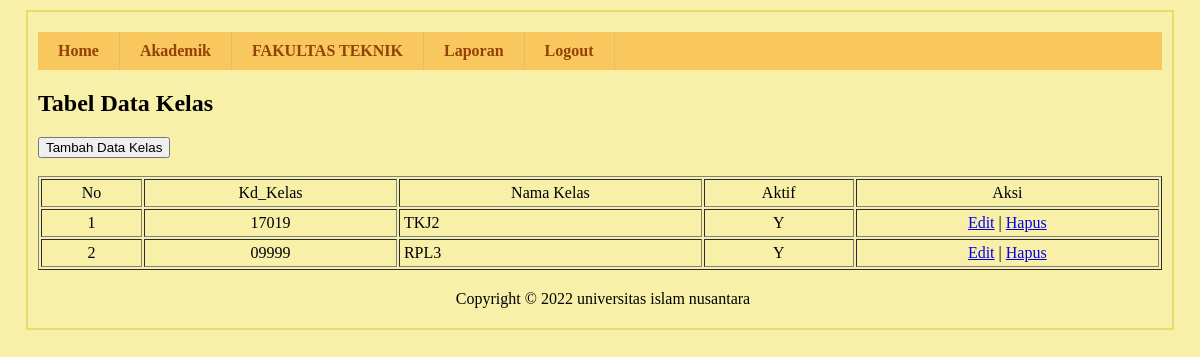
The app's page /sisfo-kampus/media.php?page=kelas (signed in), older data.
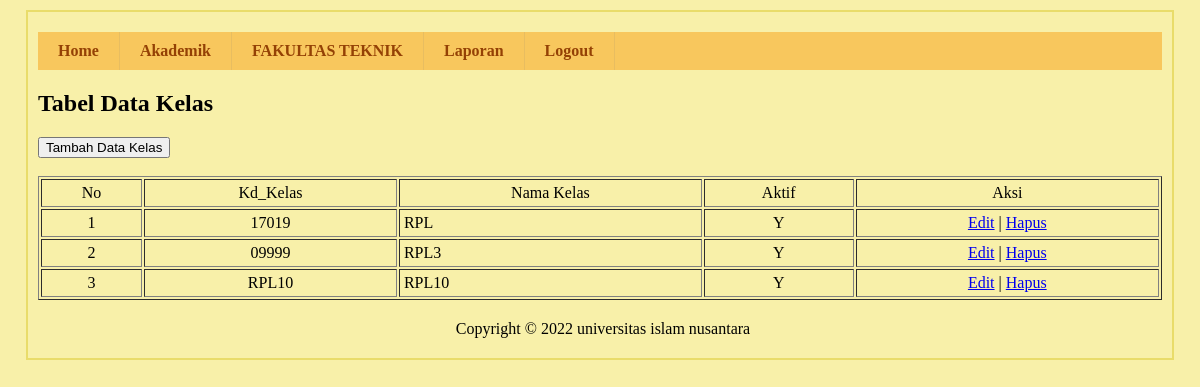
The same page, newer data.
### tables this page shows
CREATE TABLE `tbl_kelas` (
  `kd_kelas` varchar(5) NOT NULL,
  `nama_kelas` varchar(20) NOT NULL,
  `aktif` enum('Y','T') NOT NULL
);

### sisfo-kampus/tabel/tabel_kelas.php (the view)
<h2>Tabel Data Kelas</h2>
<button type="button" onclick=window.location.href='./media.php?page=form-kelas'>Tambah Data Kelas</button> <br><br>
<table width="100%" border="1" cellpadding="4" align="center">
    <tr align="center">
        <td>No</td>
        <td>Kd_Kelas</td>
        <td>Nama Kelas</td>
        <td>Aktif</td>
        <td>Aksi</td>
    </tr>
    <?php
    include "koneksi.php";
    $sql = mysqli_query($conn, "SELECT * FROM tbl_kelas ");
    $no = 1;
    while ($row = mysqli_fetch_array($sql)) {
    ?>
        <tr>
            <td align='center'> <?php echo $no; ?> </td>
            <td align='center'> <?php echo $row['kd_kelas']; ?> </td>
            <td> <?php echo $row['nama_kelas']; ?> </td>
            <td align='center'> <?php echo $row['aktif']; ?> </td>
            <td align='center'>
                <a href="media.php?page=editkelas&kdkelas=<?php echo $row['kd_kelas']; ?>">Edit</a> |
                <a href="media.php?page=hapuskelas&kdkelas=<?php echo $row['kd_kelas']; ?>">Hapus</a>
            </td>
        </tr>
    <?php
        $no++;
    }
    ?>
</table>

Row changes from the older to the newer data that the page shows:
changed tbl_kelas id 17019: nama_kelas "TKJ2" → "RPL"
added tbl_kelas: kd_kelas "RPL10", nama_kelas "RPL10", aktif "Y"
